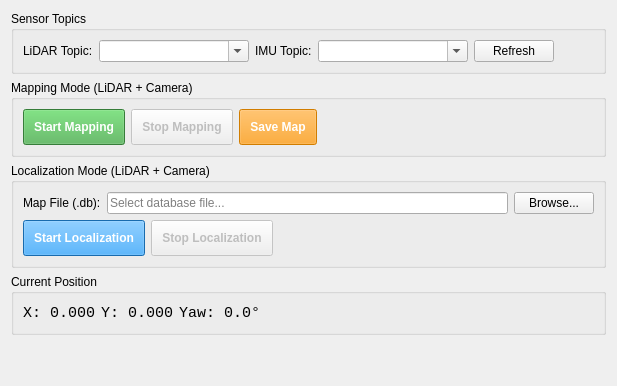
      <widget class="QWidget" name="tabRtabmap2DCamera">
       <attribute name="title">
        <string>RTAB-Map 2D Camera</string>
       </attribute>
       <layout class="QVBoxLayout" name="verticalLayout_rtabmap2d_camera">
        <!-- Sensor Topics Group -->
        <item>
         <widget class="QGroupBox" name="groupRtabmap2DCameraTopics">
          <property name="title">
           <string>Sensor Topics</string>
          </property>
          <layout class="QVBoxLayout" name="verticalLayout_rtabmap2d_camera_topics_group">
           <item>
            <layout class="QHBoxLayout" name="horizontalLayout_rtabmap2d_camera_topics">
             <item>
              <widget class="QLabel" name="lblRtabmap2DCameraLidarTopic">
               <property name="text">
                <string>LiDAR Topic:</string>
               </property>
              </widget>
             </item>
             <item>
              <widget class="QComboBox" name="cmbRtabmap2DCameraLidarTopic">
               <property name="minimumSize">
                <size>
                 <width>150</width>
                 <height>0</height>
                </size>
               </property>
               <property name="editable">
                <bool>true</bool>
               </property>
              </widget>
             </item>
             <item>
              <widget class="QLabel" name="lblRtabmap2DCameraImuTopic">
               <property name="text">
                <string>IMU Topic:</string>
               </property>
              </widget>
             </item>
             <item>
              <widget class="QComboBox" name="cmbRtabmap2DCameraImuTopic">
               <property name="minimumSize">
                <size>
                 <width>150</width>
                 <height>0</height>
                </size>
               </property>
               <property name="editable">
                <bool>true</bool>
               </property>
              </widget>
             </item>
             <item>
              <widget class="QPushButton" name="btnRefreshRtabmap2DCameraTopics">
               <property name="text">
                <string>Refresh</string>
               </property>
               <property name="maximumSize">
                <size>
                 <width>80</width>
                 <height>16777215</height>
                </size>
               </property>
              </widget>
             </item>
             <item>
              <spacer name="horizontalSpacer_rtabmap2d_camera_topics">
               <property name="orientation">
                <enum>Qt::Horizontal</enum>
               </property>
               <property name="sizeHint" stdset="0">
                <size>
                 <width>40</width>
                 <height>20</height>
                </size>
               </property>
              </spacer>
             </item>
            </layout>
           </item>
          </layout>
         </widget>
        </item>
        <!-- Mapping Group -->
        <item>
         <widget class="QGroupBox" name="groupRtabmap2DCameraMapping">
          <property name="title">
           <string>Mapping Mode (LiDAR + Camera)</string>
          </property>
          <layout class="QVBoxLayout" name="verticalLayout_rtabmap2d_camera_mapping">
           <item>
            <layout class="QHBoxLayout" name="horizontalLayout_rtabmap2d_camera_mapping">
             <item>
              <widget class="QPushButton" name="btnStartRtabmap2DCameraMapping">
               <property name="text">
                <string>Start Mapping</string>
               </property>
               <property name="minimumSize">
                <size>
                 <width>0</width>
                 <height>32</height>
                </size>
               </property>
               <property name="styleSheet">
                <string>background-color: #4CAF50; color: white; font-weight: bold; padding: 10px;</string>
               </property>
              </widget>
             </item>
             <item>
              <widget class="QPushButton" name="btnStopRtabmap2DCameraMapping">
               <property name="text">
                <string>Stop Mapping</string>
               </property>
               <property name="minimumSize">
                <size>
                 <width>0</width>
                 <height>32</height>
                </size>
               </property>
               <property name="enabled">
                <bool>false</bool>
               </property>
               <property name="styleSheet">
                <string>font-weight: bold; padding: 10px;</string>
               </property>
              </widget>
             </item>
             <item>
              <widget class="QPushButton" name="btnSaveRtabmap2DCameraMap">
               <property name="text">
                <string>Save Map</string>
               </property>
               <property name="minimumSize">
                <size>
                 <width>0</width>
                 <height>32</height>
                </size>
               </property>
               <property name="enabled">
                <bool>false</bool>
               </property>
               <property name="styleSheet">
                <string>background-color: #FF9800; color: white; font-weight: bold; padding: 10px;</string>
               </property>
              </widget>
             </item>
             <item>
              <spacer name="horizontalSpacer_rtabmap2d_camera_mapping">
               <property name="orientation">
                <enum>Qt::Horizontal</enum>
               </property>
               <property name="sizeHint" stdset="0">
                <size>
                 <width>40</width>
                 <height>20</height>
                </size>
               </property>
              </spacer>
             </item>
            </layout>
           </item>
          </layout>
         </widget>
        </item>
        <!-- Localization Group -->
        <item>
         <widget class="QGroupBox" name="groupRtabmap2DCameraLoc">
          <property name="title">
           <string>Localization Mode (LiDAR + Camera)</string>
          </property>
          <layout class="QVBoxLayout" name="verticalLayout_rtabmap2d_camera_loc">
           <item>
            <layout class="QHBoxLayout" name="horizontalLayout_rtabmap2d_camera_mappath">
             <item>
              <widget class="QLabel" name="lblRtabmap2DCameraMapPath">
               <property name="text">
                <string>Map File (.db):</string>
               </property>
              </widget>
             </item>
             <item>
              <widget class="QLineEdit" name="txtRtabmap2DCameraMapPath">
               <property name="placeholderText">
                <string>Select database file...</string>
               </property>
              </widget>
             </item>
             <item>
              <widget class="QPushButton" name="btnBrowseRtabmap2DCameraMap">
               <property name="text">
                <string>Browse...</string>
               </property>
              </widget>
             </item>
            </layout>
           </item>
           <item>
            <layout class="QHBoxLayout" name="horizontalLayout_rtabmap2d_camera_loc">
             <item>
              <widget class="QPushButton" name="btnStartRtabmap2DCameraLoc">
               <property name="text">
                <string>Start Localization</string>
               </property>
               <property name="minimumSize">
                <size>
                 <width>0</width>
                 <height>32</height>
                </size>
               </property>
               <property name="styleSheet">
                <string>background-color: #2196F3; color: white; font-weight: bold; padding: 10px;</string>
               </property>
              </widget>
             </item>
             <item>
              <widget class="QPushButton" name="btnStopRtabmap2DCameraLoc">
               <property name="text">
                <string>Stop Localization</string>
               </property>
               <property name="minimumSize">
                <size>
                 <width>0</width>
                 <height>32</height>
                </size>
               </property>
               <property name="enabled">
                <bool>false</bool>
               </property>
               <property name="styleSheet">
                <string>font-weight: bold; padding: 10px;</string>
               </property>
              </widget>
             </item>
             <item>
              <spacer name="horizontalSpacer_rtabmap2d_camera_loc">
               <property name="orientation">
                <enum>Qt::Horizontal</enum>
               </property>
               <property name="sizeHint" stdset="0">
                <size>
                 <width>40</width>
                 <height>20</height>
                </size>
               </property>
              </spacer>
             </item>
            </layout>
           </item>
          </layout>
         </widget>
        </item>
        <!-- Position Display -->
        <item>
         <widget class="QGroupBox" name="groupRtabmap2DCameraPos">
          <property name="title">
           <string>Current Position</string>
          </property>
          <layout class="QHBoxLayout" name="horizontalLayout_rtabmap2d_camera_pos">
           <item>
            <widget class="QLabel" name="lblRtabmap2DCameraPosX">
             <property name="text">
              <string>X: 0.000</string>
             </property>
             <property name="font">
              <font>
               <family>Monospace</family>
               <pointsize>11</pointsize>
              </font>
             </property>
            </widget>
           </item>
           <item>
            <widget class="QLabel" name="lblRtabmap2DCameraPosY">
             <property name="text">
              <string>Y: 0.000</string>
             </property>
             <property name="font">
              <font>
               <family>Monospace</family>
               <pointsize>11</pointsize>
              </font>
             </property>
            </widget>
           </item>
           <item>
            <widget class="QLabel" name="lblRtabmap2DCameraPosYaw">
             <property name="text">
              <string>Yaw: 0.0°</string>
             </property>
             <property name="font">
              <font>
               <family>Monospace</family>
               <pointsize>11</pointsize>
              </font>
             </property>
            </widget>
           </item>
           <item>
            <spacer name="horizontalSpacer_rtabmap2d_camera_pos">
             <property name="orientation">
              <enum>Qt::Horizontal</enum>
             </property>
             <property name="sizeHint" stdset="0">
              <size>
               <width>40</width>
               <height>20</height>
              </size>
             </property>
            </spacer>
           </item>
          </layout>
         </widget>
        </item>
        <item>
         <spacer name="verticalSpacer_rtabmap2d_camera">
          <property name="orientation">
           <enum>Qt::Vertical</enum>
          </property>
          <property name="sizeHint" stdset="0">
           <size>
            <width>20</width>
            <height>40</height>
           </size>
          </property>
         </spacer>
        </item>
       </layout>
      </widget>
